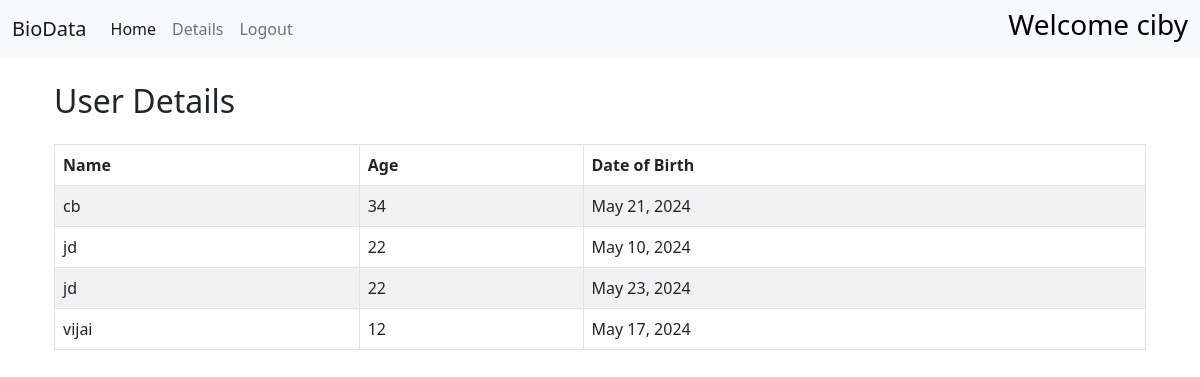
/showuser (signed in), run on the app's committed database.
### data/models.py (models this page shows, shortened)
class detailspage(models.Model):
    details_id=models.IntegerField(null=True)
    name = models.CharField(max_length=100)
    age = models.PositiveIntegerField()
    date_of_birth = models.DateField()

### data/views.py (the view)
# urls.py: path('showuser',views.showuser,name="showuser"),
@login_required
def showuser(request):
    userid=request.user.id
    user_details = detailspage.objects.filter(details_id=userid)
    return render(request,'showuser.html',{'user_details':user_details})

### templates/showuser.html
{% extends 'base.html' %}
{% block content %}
<div class="container">
    <h2 class="mt-4">User Details</h2>
    <table class="table table-bordered table-striped mt-4">
        <thead class="thead-dark">
            <tr>
                <th>Name</th>
                <th>Age</th>
                <th>Date of Birth</th>
            </tr>
        </thead>
        <tbody>
            {% for det in user_details %}
            <tr>
                <td>{{ det.name }}</td>
                <td>{{ det.age }}</td>
                <td>{{ det.date_of_birth }}</td>
            </tr>
            {% endfor %}
        </tbody>
    </table>
</div>
{% endblock %}

### templates/nav.html (shortened to what this page needs)
<nav class="navbar navbar-expand-lg navbar-light bg-light">
  <div class="container-fluid">
    <a class="navbar-brand" href="#">BioData</a>
    <div class="collapse navbar-collapse" id="navbarSupportedContent">
      <ul class="navbar-nav me-auto mb-2 mb-lg-0">
        <li class="nav-item">
          <a class="nav-link active" aria-current="page" href="#">Home</a>
        </li>
        <li class="nav-item">
          <a class="nav-link" href="/details">Details</a>
        </li>
        {% if user.is_authenticated %}
          <li class="nav-item">
            <a class="nav-link" href="/logout">Logout</a>
          </li>
        {% endif %}
      </ul>
      {% if request.user.is_authenticated %}
      <h3 style="color: black;">Welcome {{ request.user }}</h3>
      {% else %}
          <h3 style="color: black;"></h3>
      {% endif %}
    </div>
  </div>
</nav>

### data on the page
detailspage: name "cb", age "34", date_of_birth "May 21, 2024"
detailspage: name "jd", age "22", date_of_birth "May 10, 2024"
detailspage: name "jd", age "22", date_of_birth "May 23, 2024"
detailspage: name "vijai", age "12", date_of_birth "May 17, 2024"

### other printed values
{{ request.user }} "ciby"
